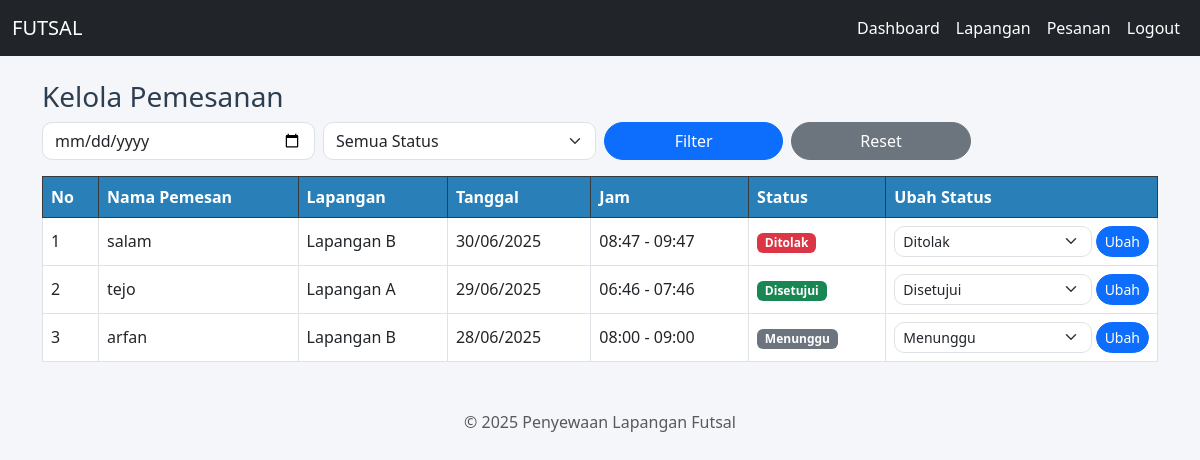
/admin/kelola_pesanan.php (signed in), run on the app's committed database.
### tables this page shows
CREATE TABLE `booking` (
  `id` int(11) NOT NULL,
  `user_id` int(11) DEFAULT NULL,
  `lapangan_id` int(11) DEFAULT NULL,
  `tanggal` date DEFAULT NULL,
  `jam_mulai` time DEFAULT NULL,
  `jam_selesai` time DEFAULT NULL,
  `status` varchar(20) DEFAULT 'menunggu'
);

CREATE TABLE `users` (
  `id` int(11) NOT NULL,
  `username` varchar(50) NOT NULL,
  `password` varchar(255) NOT NULL,
  `role` enum('admin','user') DEFAULT 'user',
  `nama` varchar(100) DEFAULT NULL,
  `email` varchar(100) DEFAULT NULL
);

CREATE TABLE `lapangan` (
  `id` int(11) NOT NULL,
  `nama_lapangan` varchar(100) DEFAULT NULL,
  `jenis` varchar(50) DEFAULT NULL,
  `harga_per_jam` int(11) DEFAULT NULL,
  `foto` varchar(255) DEFAULT NULL,
  `gambar` varchar(255) DEFAULT NULL
);

### admin/kelola_pesanan.php (the view, shortened to what this page needs)
<?php
include '../koneksi.php';
$tanggalFilter = $_GET['tanggal'] ?? '';
$query = "SELECT booking.*, users.nama, lapangan.nama_lapangan
          FROM booking
          JOIN users ON booking.user_id = users.id
          JOIN lapangan ON booking.lapangan_id = lapangan.id
          WHERE 1";
$query .= " ORDER BY booking.tanggal DESC";
$stmt = $conn->prepare($query);
$stmt->execute();
$data = $stmt->get_result();
?>
<?php include '../header.php'; ?>
<h3>Kelola Pemesanan</h3>
<form method="get" class="row g-2 mb-3">
  <div class="col-md-3">
    <input type="date" name="tanggal" value="<?= htmlspecialchars($tanggalFilter) ?>" class="form-control">
  </div>
  <div class="col-md-3">
    <select name="status" class="form-select">
      <option value="">Semua Status</option>
    </select>
  </div>
  <div class="col-md-2">
    <button class="btn btn-primary w-100">Filter</button>
  </div>
  <div class="col-md-2">
    <a href="kelola_pesanan.php" class="btn btn-secondary w-100">Reset</a>
  </div>
</form>
<table class="table table-bordered">
  <thead class="table-dark">
    <tr>
      <th>No</th>
      <th>Nama Pemesan</th>
      <th>Lapangan</th>
      <th>Tanggal</th>
      <th>Jam</th>
      <th>Status</th>
      <th>Ubah Status</th>
    </tr>
  </thead>
  <tbody>
    <?php $no = 1; while ($d = $data->fetch_assoc()): ?>
    <tr>
      <td><?= $no++ ?></td>
      <td><?= htmlspecialchars($d['nama']) ?></td>
      <td><?= htmlspecialchars($d['nama_lapangan']) ?></td>
      <td><?= date('d/m/Y', strtotime($d['tanggal'])) ?></td>
      <td><?= substr($d['jam_mulai'], 0, 5) ?> - <?= substr($d['jam_selesai'], 0, 5) ?></td>
      <td>
        <span class="badge bg-<?=
          $d['status'] == 'disetujui' ? 'success' :
          ($d['status'] == 'ditolak' ? 'danger' : 'secondary') ?>">
          <?= ucfirst($d['status']) ?>
        </span>
      </td>
      <td>
        <form method="post" class="d-flex">
          <select name="status" class="form-select form-select-sm me-1">
            <option value="menunggu" <?= $d['status'] == 'menunggu' ? 'selected' : '' ?>>Menunggu</option>
            <option value="disetujui" <?= $d['status'] == 'disetujui' ? 'selected' : '' ?>>Disetujui</option>
            <option value="ditolak" <?= $d['status'] == 'ditolak' ? 'selected' : '' ?>>Ditolak</option>
          </select>
          <button type="submit" name="ubah_status" class="btn btn-sm btn-primary">Ubah</button>
        </form>
      </td>
    </tr>
    <?php endwhile; ?>
  </tbody>
</table>
<?php include '../footer.php'; ?>

### css/style.css (style rules this page uses)
body { background-color: #f4f6f9; font-family: 'Segoe UI', sans-serif; }
h2, h3 { color: #2c3e50; }
.table th { background-color: #2980b9; color: white; }
.table td, .table th { vertical-align: middle; }
.btn { border-radius: 20px; }
input, select { border-radius: 10px !important; }

### data on the page
booking: user.nama "salam", lapangan.nama_lapangan "Lapangan B", tanggal "30/06/2025", jam_mulai "08:47", jam_selesai "09:47", status "Ditolak"
booking: user.nama "tejo", lapangan.nama_lapangan "Lapangan A", tanggal "29/06/2025", jam_mulai "06:46", jam_selesai "07:46", status "Disetujui"
booking: user.nama "arfan", lapangan.nama_lapangan "Lapangan B", tanggal "28/06/2025", jam_mulai "08:00", jam_selesai "09:00", status "Menunggu"
